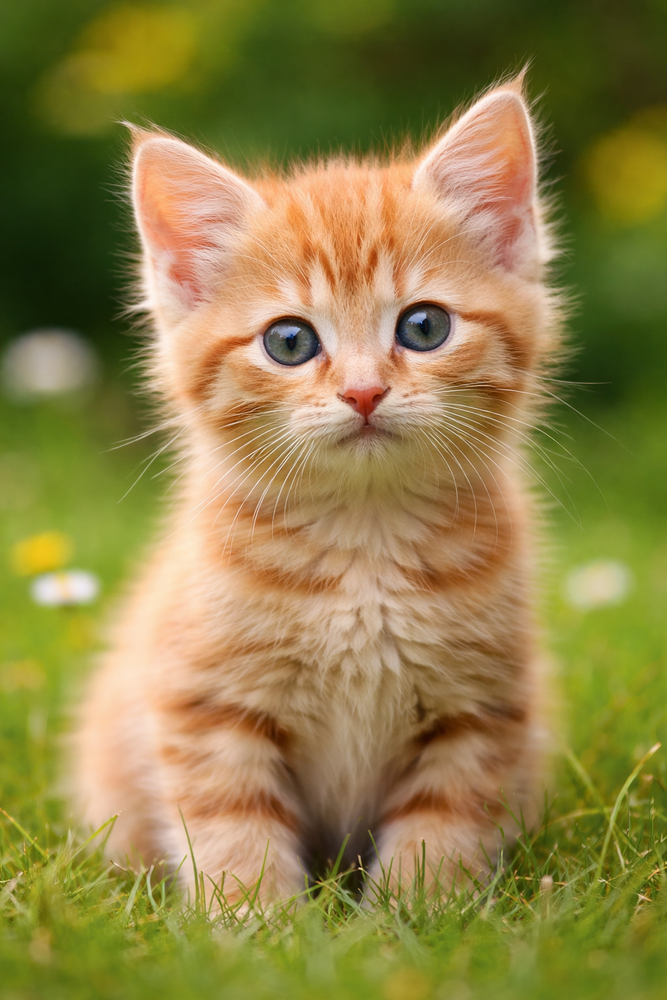
#> input picture Python/Neural_Network/sample.png, 667 x 1000 px, shrunk from 1024 x 1536 before the run
$ python 28_CNN_Edge_Detection_Cat.py
#> lines starting #> are read from the running program, lines starting #| are printed output that depends on the picture; after the words box and inside, x2 and y2 are one past the last pixel; in counts of white or black regions, pixels touching at a corner belong together
# ------------------------------------------------------------
# Detect edges using OpenCV
# ------------------------------------------------------------

import cv2

# Load image
img = cv2.imread("sample.png")
#> img is the input picture: shape (1000, 667, 3); mean B, G, R 71.1, 129.7, 143.3

# Convert to grayscale
gray = cv2.cvtColor(img, cv2.COLOR_BGR2GRAY)
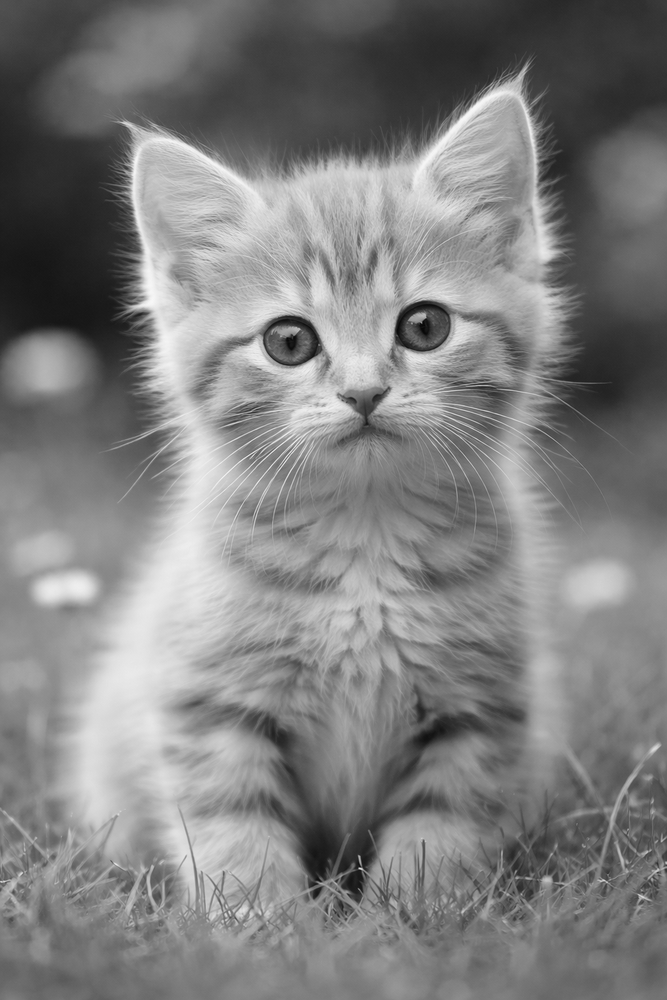
#> gray: shape (1000, 667); min 6, max 247, mean 127.1

# Apply Canny Edge Detection
edges = cv2.Canny(gray, 100, 200)
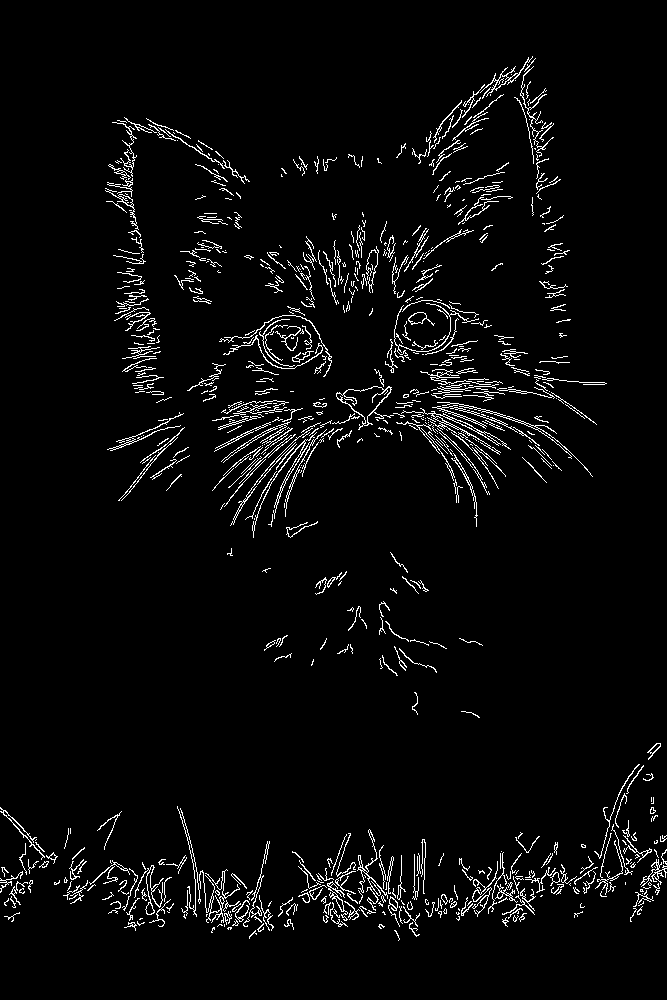
#> edges: shape (1000, 667); 3.7% white in thin lines or dots, all inside (x1, y1, x2, y2) = (0, 56, 667, 941)

# Show Original Image
cv2.imshow("Original Image", img)

# Show Grayscale Image
cv2.imshow("Grayscale Image", gray)

# Show Edge Detected Image
cv2.imshow("Edges", edges)

# Wait until key press
cv2.waitKey(0)
cv2.destroyAllWindows()
